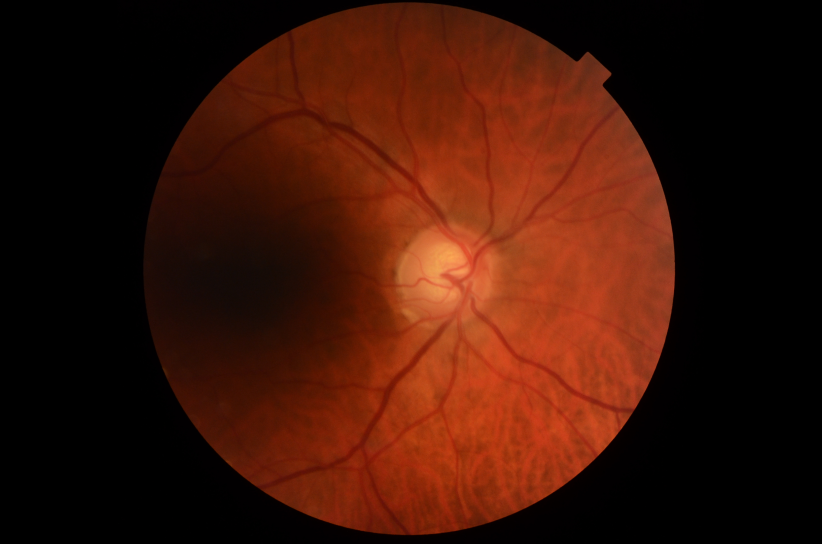
#> input picture sample_images/1.png, 2464 x 1632 px (shown at 1/3 size)
$ python -i fundus_prep.py   (imports and definitions only)
#> lines starting #> are read from the running program, lines starting #| are printed output that depends on the picture; after the words box and inside, x2 and y2 are one past the last pixel; in counts of white or black regions, pixels touching at a corner belong together
import numpy as np
import os
import cv2


# [24 lines left out: functions imread, imwrite, fold_dir, not called in this run]


def get_mask_BZ(img):
    if img.ndim==3:
        gray_img = cv2.cvtColor(img, cv2.COLOR_BGR2GRAY)
    else:
        gray_img = img
    threhold = np.mean(gray_img)/3-5
    #cv2.imshow('gray_img', gray_img)
    #cv2.waitKey()
    #print(threhold)
    _, mask = cv2.threshold(gray_img, max(5,threhold), 1, cv2.THRESH_BINARY)

    #cv2.imshow('bz_mask', mask*255)
    #cv2.waitKey()
    nn_mask = np.zeros((mask.shape[0]+2,mask.shape[1]+2),np.uint8)
    new_mask = (1-mask).astype(np.uint8)
    #  cv::floodFill(Temp, Point(0, 0), Scalar(255));
    # _,new_mask,_,_ = cv2.floodFill(new_mask, nn_mask, [(0, 0),(0,new_mask.shape[0])], (0), cv2.FLOODFILL_MASK_ONLY)
    _,new_mask,_,_ = cv2.floodFill(new_mask, nn_mask, (0,0), (0), cv2.FLOODFILL_MASK_ONLY)
    _,new_mask,_,_ = cv2.floodFill(new_mask, nn_mask, (new_mask.shape[1]-1,new_mask.shape[0]-1), (0), cv2.FLOODFILL_MASK_ONLY)
    mask = mask + new_mask
    kernel = cv2.getStructuringElement(cv2.MORPH_RECT, (20,  20))
    mask = cv2.erode(mask, kernel)
    mask = cv2.dilate(mask, kernel)
    return mask


def _get_center_by_edge(mask):
    center=[0,0]
    x=mask.sum(axis=1)
    center[0]=np.where(x>x.max()*0.95)[0].mean()
    x=mask.sum(axis=0)
    center[1]=np.where(x>x.max()*0.95)[0].mean()
    return center


def _get_radius_by_mask_center(mask,center):
    mask=mask.astype(np.uint8)
    ksize=max(mask.shape[1]//400*2+1,3)
    kernel=cv2.getStructuringElement(cv2.MORPH_ELLIPSE,(ksize,ksize))
    mask=cv2.morphologyEx(mask, cv2.MORPH_GRADIENT, kernel)
    # radius=
    index=np.where(mask>0)
    if len(index[0]) == 0:
        return int(
            min(
                center[0],
                center[1],
                mask.shape[0] - center[0] - 1,
                mask.shape[1] - center[1] - 1,
            )
        )
    d_int=np.sqrt((index[0]-center[0])**2+(index[1]-center[1])**2)
    b_count=np.bincount(np.ceil(d_int).astype(int))
    radius=np.where(b_count>b_count.max()*0.995)[0].max()
    return radius


def _get_circle_by_center_bbox(shape,center,bbox,radius):
    center_mask=np.zeros(shape=shape).astype('uint8')
    tmp_mask=np.zeros(shape=bbox[2:4])
    center_tmp=(int(center[0]),int(center[1]))
    center_mask=cv2.circle(center_mask,center_tmp[::-1],int(radius),(1),-1)
    # center_mask[bbox[0]:bbox[0]+bbox[2],bbox[1]:bbox[1]+bbox[3]]=tmp_mask
    # center_mask[bbox[0]:min(bbox[0]+bbox[2],center_mask.shape[0]),bbox[1]:min(bbox[1]+bbox[3],center_mask.shape[1])]=tmp_mask
    return center_mask


def get_mask(img):
    if img.ndim ==3:
        #raise 'image dim is not 3'
        g_img=cv2.cvtColor(img,cv2.COLOR_RGB2GRAY)
        #cv2.imshow('ImageWindow', g_img)
        #cv2.waitKey()
    elif img.ndim == 2:
        g_img =img.copy()
    else:
        raise 'image dim is not 1 or 3'
    h,w = g_img.shape
    shape=g_img.shape[0:2]
    #g_img = cv2.resize(g_img,(0,0),fx = 0.5,fy = 0.5)
    tg_img=cv2.normalize(g_img, None, 0, 255, cv2.NORM_MINMAX)
    tmp_mask=get_mask_BZ(tg_img)
    center=_get_center_by_edge(tmp_mask)
    # [4 lines of commented-out code are left out]
    radius=_get_radius_by_mask_center(tmp_mask,center)
    #resize back
    #center = [center[0]*2,center[1]*2]
    #radius = int(radius*2)

    center = [center[0], center[1]]
    radius = int(radius)
    s_h = max(0,int(center[0] - radius))
    s_w = max(0, int(center[1] - radius))
    bbox = (s_h, s_w, min(h-s_h,2 * radius), min(w-s_w,2 * radius))
    tmp_mask=_get_circle_by_center_bbox(shape,center,bbox,radius)
    return tmp_mask,bbox,center,radius


def mask_image(img,mask):
    img[mask<=0,...]=0
    return img


# [55 lines left out: functions remove_back_area, supplemental_black_area, process_without_gb, not called in this run]

>>> import cv2
>>> picture = cv2.cvtColor(cv2.imread('../sample_images/1.png'), cv2.COLOR_BGR2RGB)
>>> result = get_mask(picture)
#> in get_mask, `g_img=cv2.cvtColor(img,cv2.COLOR_RGB2GRAY)`:
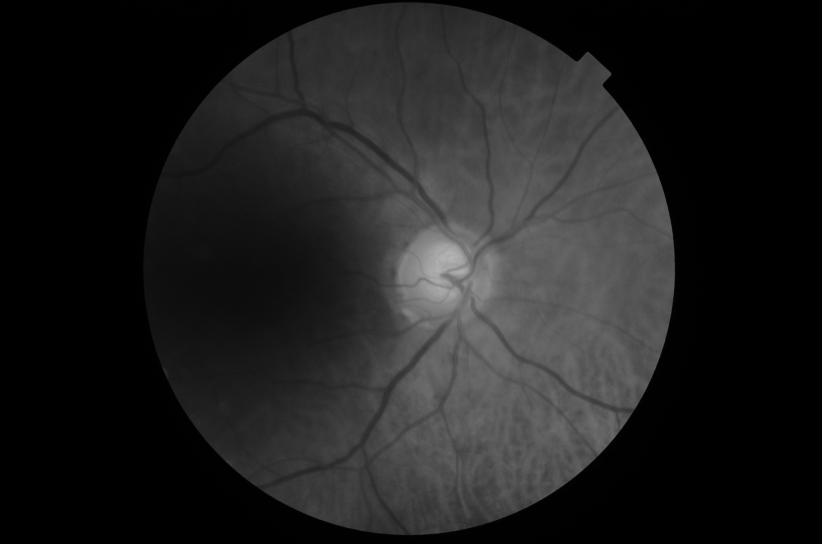
#> g_img: shape (1632, 2464) (shown at 1/3 size); min 0, max 185, mean 31.2
#> in get_mask, `tg_img=cv2.normalize(g_img, None, 0, 255, cv2.NORM_MINMAX)`:
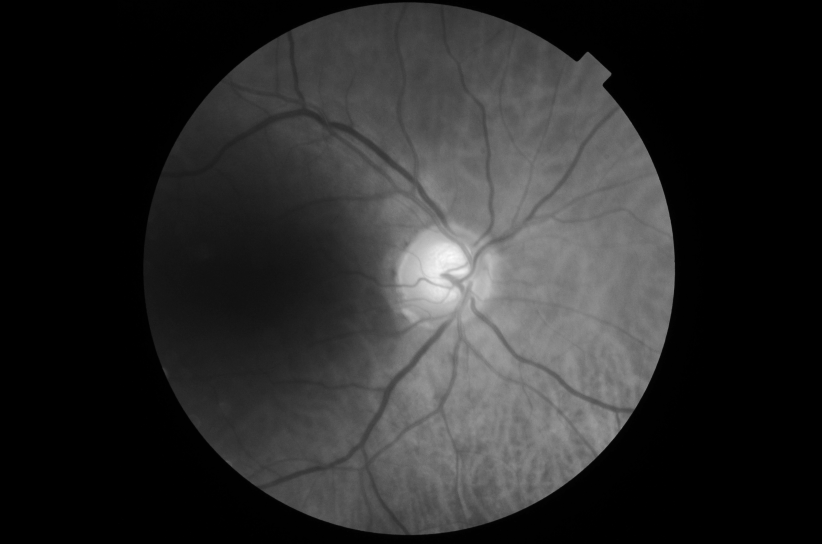
#> tg_img: shape (1632, 2464) (shown at 1/3 size); min 0, max 255, mean 42.9
#> in get_mask_BZ, `threhold = np.mean(gray_img)/3-5`: threhold = 9.31
#> in get_mask_BZ, `_, mask = cv2.threshold(gray_img, max(5,threhold), 1, cv2.THRESH_BINARY)`:
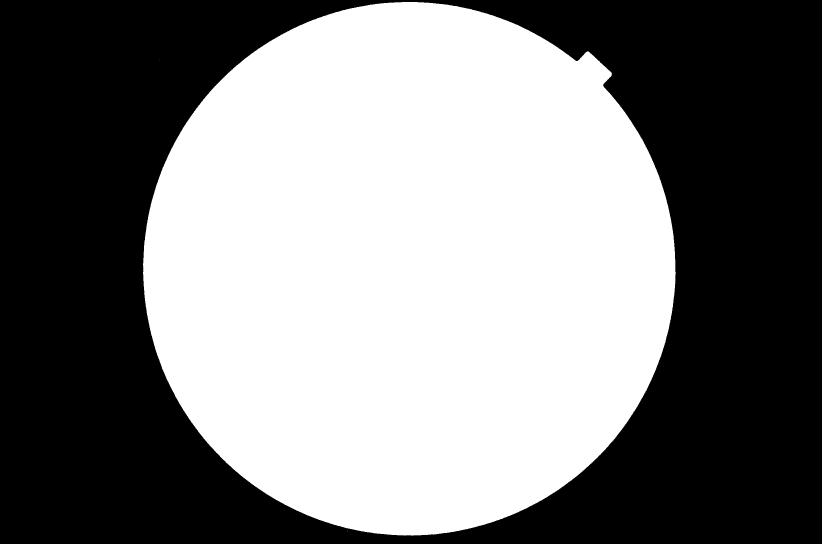
#> mask: shape (1632, 2464) (shown at 1/3 size); values 0 (black) and 1 (white), 50% white; 1 black region, box (x1, y1, x2, y2) and area: (0, 0, 2464, 1632) 2008972
#> in get_mask_BZ, `_,new_mask,_,_ = cv2.floodFill(new_mask, nn_mask, (0,0), (0), cv2.FLOO..`: new_mask: shape (1632, 2464); every value is 0
#> in get_mask_BZ, `mask = cv2.erode(mask, kernel)`:
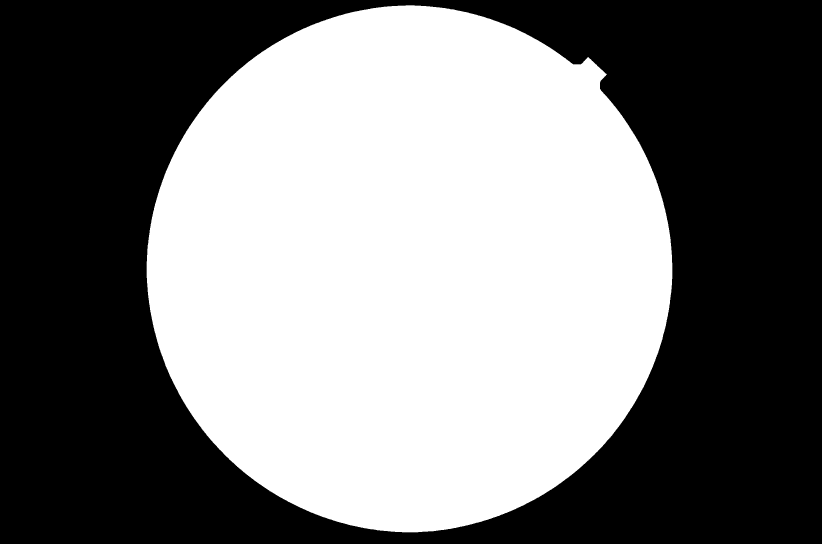
#> mask: shape (1632, 2464) (shown at 1/3 size); values 0 (black) and 1 (white), 48.5% white; 1 white region, box (x1, y1, x2, y2) and area: (440, 16, 2017, 1597) 1950874
#> in get_mask_BZ, `mask = cv2.dilate(mask, kernel)`:
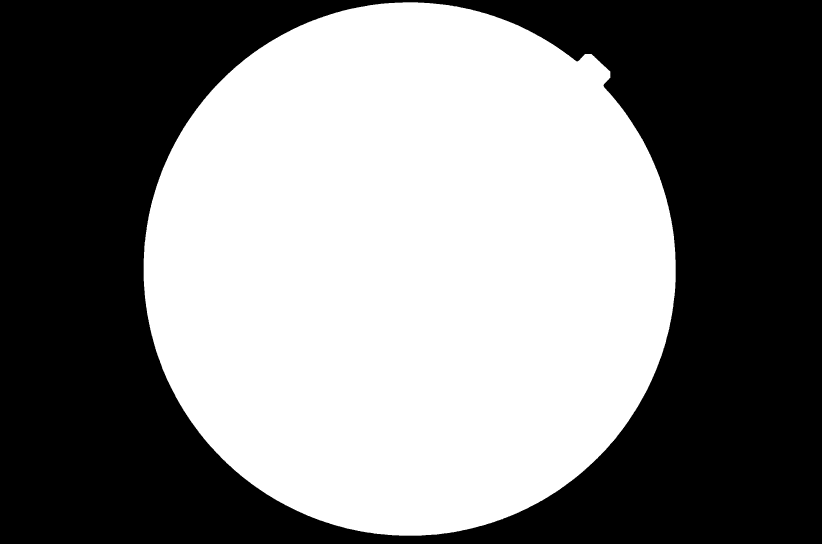
#> mask: shape (1632, 2464) (shown at 1/3 size); values 0 (black) and 1 (white), 50% white; 1 black region, box (x1, y1, x2, y2) and area: (0, 0, 2464, 1632) 2009194
#> in _get_center_by_edge, `x=mask.sum(axis=1)`: x = 1632 values, max 1596 at index 779, min 0 at index 0, mean 1232.9
#> in _get_center_by_edge, `x=mask.sum(axis=0)`: x = 2464 values, max 1600 at index 1208, min 0 at index 0, mean 816.6
#> in get_mask, `center=_get_center_by_edge(tmp_mask)`: center = [807.5, 1227.5]
#> in _get_radius_by_mask_center, `mask=cv2.morphologyEx(mask, cv2.MORPH_GRADIENT, kernel)`:
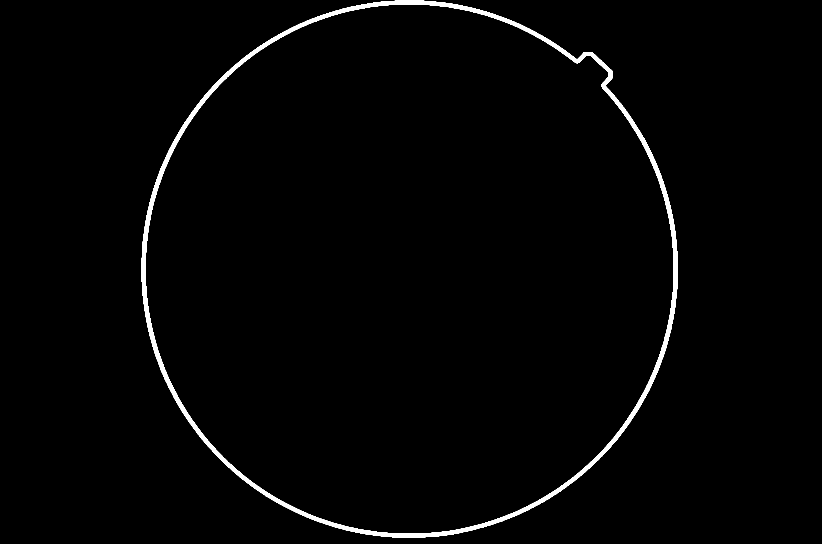
#> mask: shape (1632, 2464) (shown at 1/3 size); values 0 (black) and 1 (white), 1.5% white; 1 white region, box (x1, y1, x2, y2) and area: (425, 1, 2033, 1613) 61170
#> in _get_radius_by_mask_center, `index=np.where(mask>0)`: index = 61170 positions, rows 1 to 1612, columns 425 to 2032
#> in _get_radius_by_mask_center, `b_count=np.bincount(np.ceil(d_int).astype(int))`: b_count = 853 values, max 4988 at index 802, min 0 at index 0, mean 71.71
#> in _get_radius_by_mask_center, `radius=np.where(b_count>b_count.max()*0.995)[0].max()`: radius = 802
#> in get_mask, `s_h = max(0,int(center[0] - radius))`: s_h = 5
#> in get_mask, `s_w = max(0, int(center[1] - radius))`: s_w = 425
#> in get_mask, `bbox = (s_h, s_w, min(h-s_h,2 * radius), min(w-s_w,2 * radius))`: bbox = (5, 425, 1604, 1604)
#> in _get_circle_by_center_bbox, `center_tmp=(int(center[0]),int(center[1]))`: center_tmp = (807, 1227)
#> in _get_circle_by_center_bbox, `center_mask=cv2.circle(center_mask,center_tmp[::-1],int(radius),(1),-1)`:
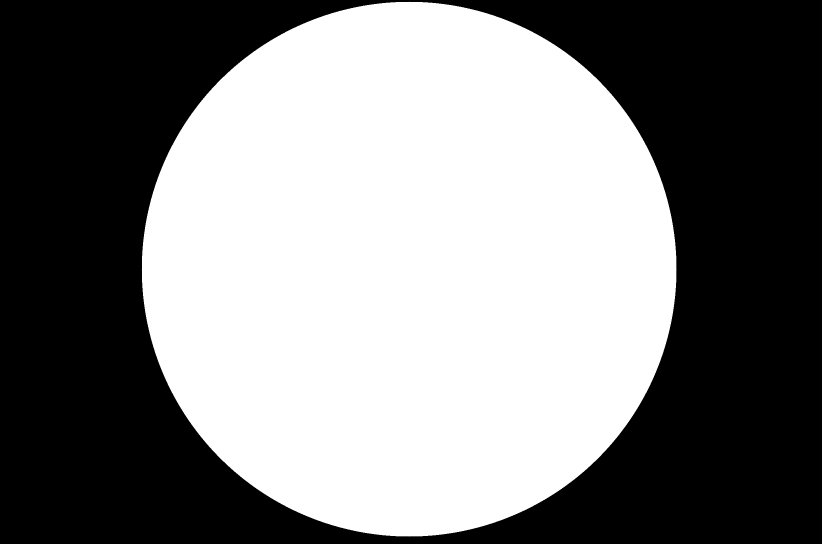
#> center_mask: shape (1632, 2464) (shown at 1/3 size); values 0 (black) and 1 (white), 50.2% white; 1 black region, box (x1, y1, x2, y2) and area: (0, 0, 2464, 1632) 2000611

$ run again, on sample_images/11.png
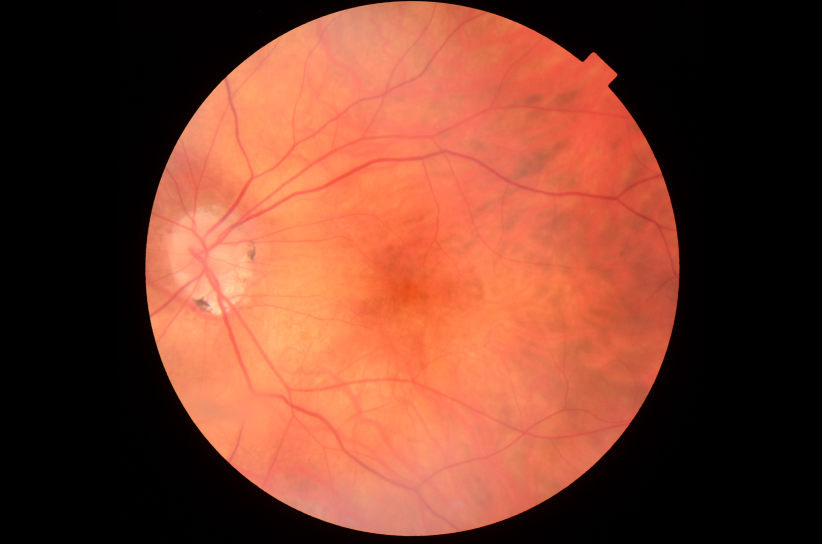
#> input picture sample_images/11.png, 2464 x 1632 px (shown at 1/3 size)
#> threhold = 24.7
#> in _get_center_by_edge, `x=mask.sum(axis=1)`: x = 1632 values, max 1603 at index 793, min 0 at index 0, mean 1242.5
#> in _get_center_by_edge, `x=mask.sum(axis=0)`: x = 2464 values, max 1606 at index 1210, min 0 at index 0, mean 823
#> center = [806, 1237.5]
#> in _get_radius_by_mask_center, `mask=cv2.morphologyEx(mask, cv2.MORPH_GRADIENT, kernel)`:
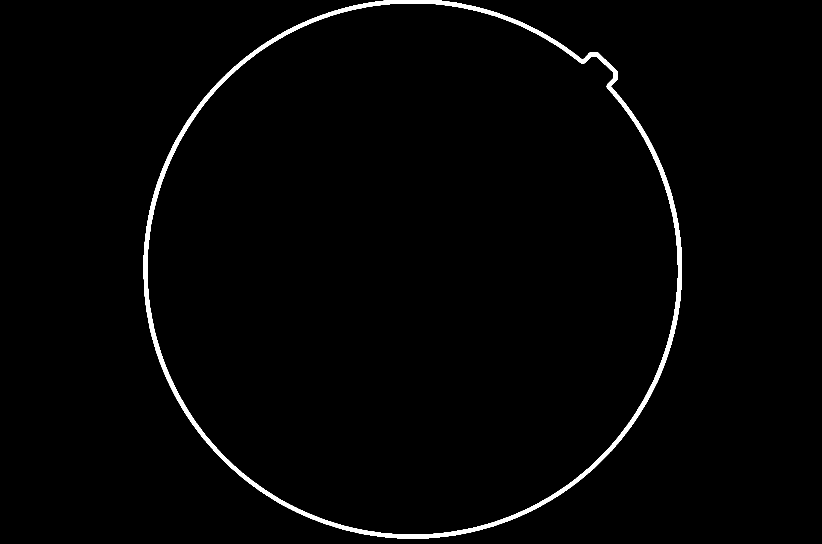
#> mask: shape (1632, 2464) (shown at 1/3 size); values 0 (black) and 1 (white), 1.5% white; 1 white region, box (x1, y1, x2, y2) and area: (431, 0, 2046, 1616) 61127
#> index = 61127 positions, rows 0 to 1615, columns 431 to 2045
#> b_count = 856 values, max 5015 at index 806, min 0 at index 0, mean 71.41
#> in _get_radius_by_mask_center, `radius=np.where(b_count>b_count.max()*0.995)[0].max()`: radius = 806
#> s_h = 0
#> s_w = 431
#> bbox = (0, 431, 1612, 1612)
#> center_tmp = (806, 1237)
#> in _get_circle_by_center_bbox, `center_mask=cv2.circle(center_mask,center_tmp[::-1],int(radius),(1),-1)`:
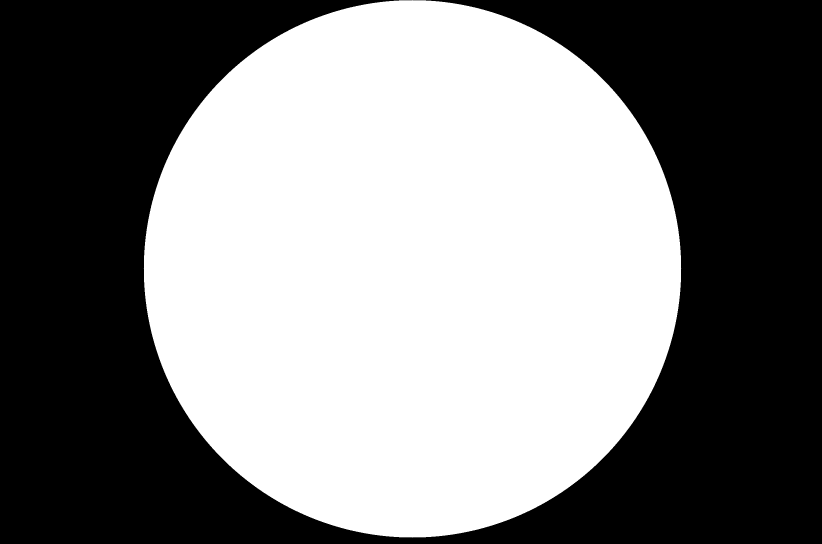
#> center_mask: shape (1632, 2464) (shown at 1/3 size); values 0 (black) and 1 (white), 50.8% white; 1 black region, box (x1, y1, x2, y2) and area: (0, 0, 2464, 1632) 1980435
